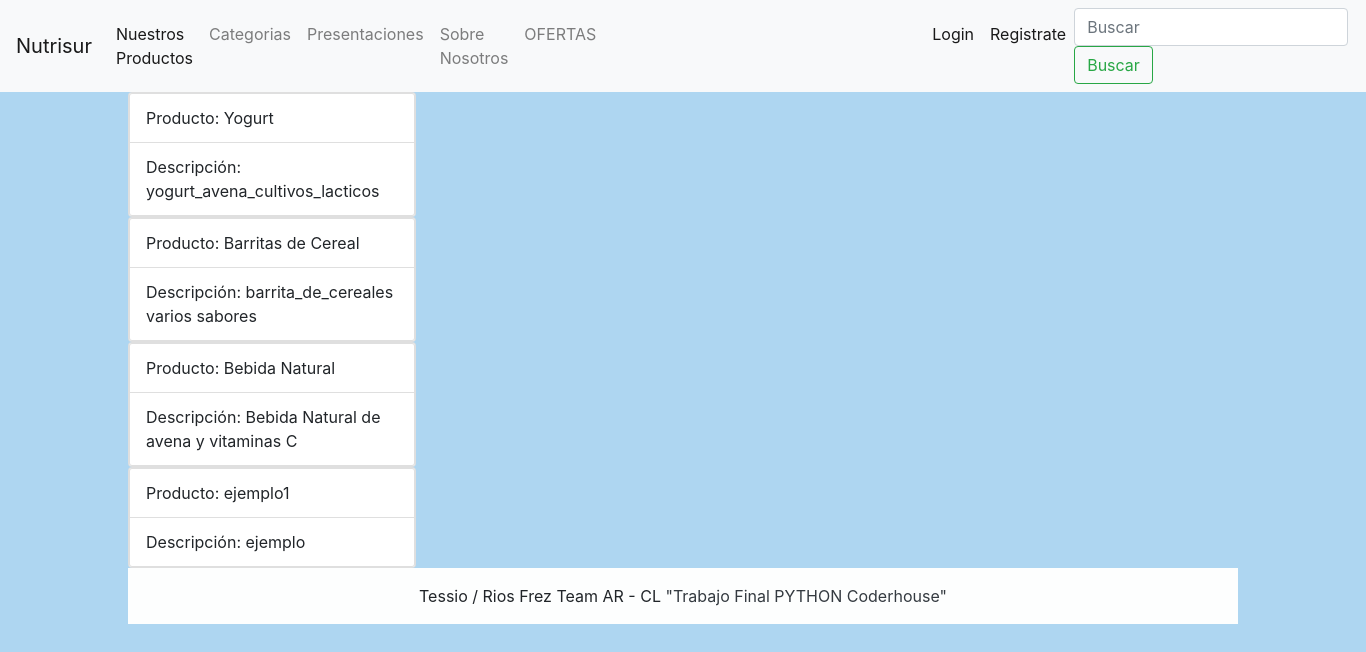
The app's page /Category/, older data.
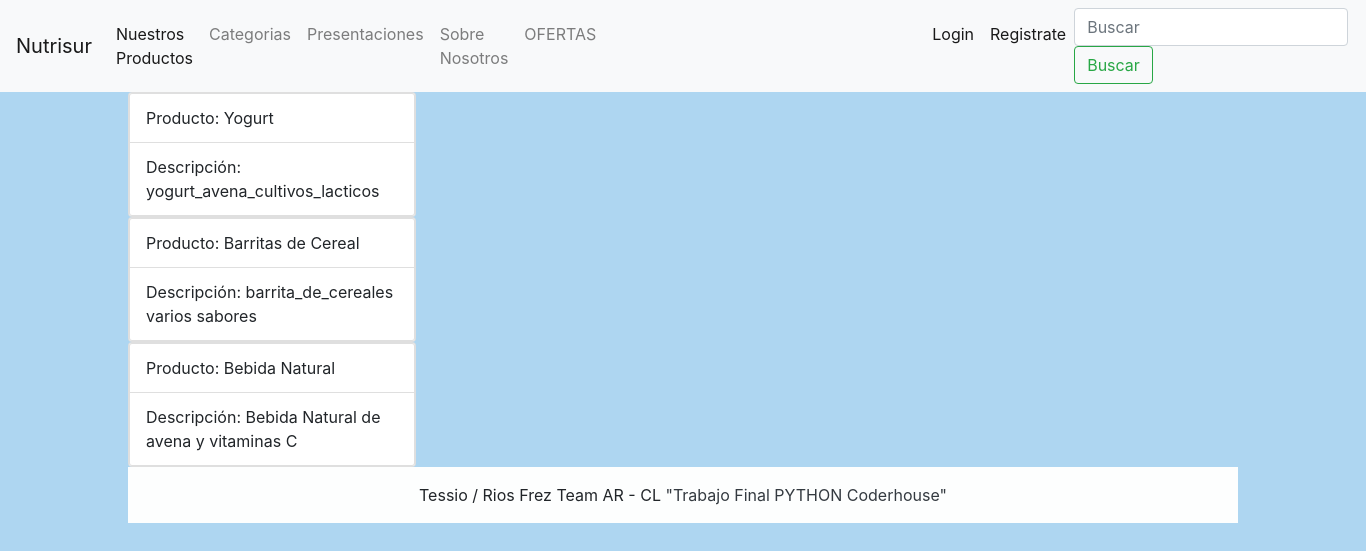
The same page, newer data.
### nutrisur/models.py (models this page shows)
class Category(models.Model):
    categoria = models.CharField(max_length=50,null=True,blank=True)
    description = models.CharField(max_length=150,null=True,blank=True)
    activo = models.BooleanField(default=True)

### nutrisur/views.py (the view)
# urls.py: path('Category/',categories, name = 'Category'),
def categories(request):
    consulta = Category.objects.all()
    context = {'Category': consulta}
    return render(request, "category.html", context=context)

### templates/category.html (shortened to what this page needs)
{% extends 'base.html' %}
{% block contenido_que_cambia %}
{% for i in Category %}
<div class="card" style="width: 18rem;">
    <ul class="list-group list-group-light">
      <li class="list-group-item px-3">Producto: {{i.categoria}}</li>
      <li class="list-group-item px-3">Descripción: {{i.description}} </li>
    </ul>
  </div>
{% endfor %}
{% endblock %}

Row changes from the older to the newer data that the page shows:
removed Category: categoria "ejemplo1", description "ejemplo"
